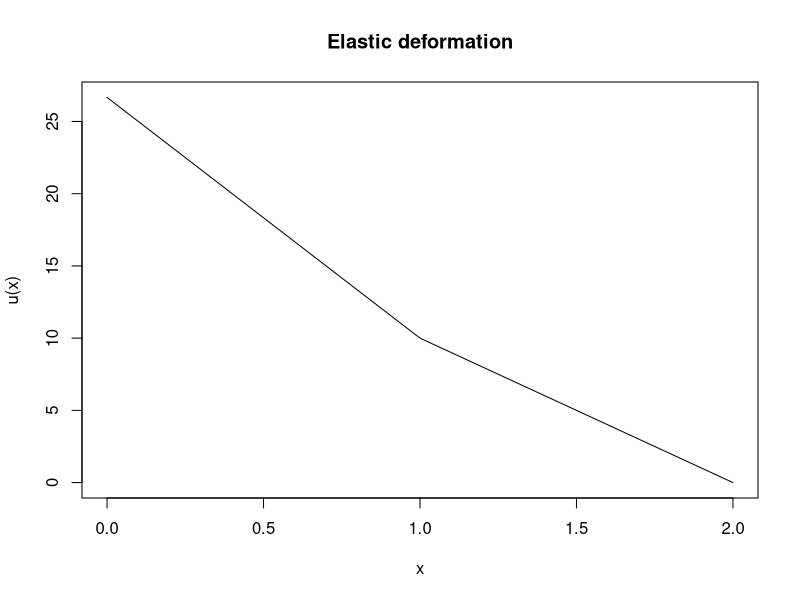

Recreate this plot in R.
# Finite Element Method
n <- 4

# returns x that e(x,i) is 1 (center)
xi <- function(i){
  return(2*i / n)
}

# base function
e <- function(x, i){
  if (xi(i - 1) < x && x <= xi(i)){
    return (n/2*x - i + 1)
  }
  else if (xi(i) < x && x <= xi(i+1)){
    return (-n/2*x + i + 1)
  }
  else {
    return (0)
  }
}


# derivative of e
ePrim <- function(x, i){
  if (xi(i-1) < x && x <= xi(i)){
    return (n/2)
  }
  else if (xi(i) < x && x < xi(i+1)){
    return (-n/2)
  }
  return (0)

}

# Gaussian quadrature 2 point
# https://en.wikipedia.org/wiki/Gaussian_quadrature
integrate <- function(f, a, b){
  h1 <- (b-a)/2
  h2 <- (b+a)/2
  return(h1 * (f(h1*(1/sqrt(3)) + h2) + f(h1*(-1/sqrt(3)) + h2)))
}

# Given function E
E <- function(x) {
  if (0 <= x && x <= 1) {
    return (3)
  } else if (1 < x && x <= 2){
    return (5)
  }
  return (0)
}

# Function to integrate
func_to_integrate <- function(i, j){
  return (function(x){
      return(E(x) * ePrim(x, i) * ePrim(x, j))
    }
  )
}

# B(u,v)...
# lower upper is the intersection of domain of base function and global domain
B <- function(i, j){
  if (abs(i- j) > 2) {
      integrated_result <- 0
  } else {
      if (i == j){
        lower <- max(0, xi(i-1))
        upper <- min(2, xi(i+1))
      } else {
        lower <- max(0, xi(min(i,j)))
        upper <- min(2, xi(max(i,j)))
      }
    integrated_result <- integrate(func_to_integrate(i,j), lower, upper)
  }

  return(E(0)*e(0, i)*e(0, j) - integrated_result)
}

# L(v)...
L <- function(i){
  return(10*E(0)*e(0, i))
}



solution <- function(){
  B_matrix <- matrix(nrow = n, ncol = n)
  for (i in 1:n){
    for (j in 1:n){
      B_matrix[i,j] <- B(j-1, i-1)
    }
  }

  L_vec <- vector(length = n)
  for (i in 1:n){
    L_vec[i] <- L(i-1)
  }

  ws <- solve(B_matrix, L_vec)

  result_function <- function(x, w = ws){
    linear_combination_vec <- vector(length = n)
    for (i in 1:n) {
      linear_combination_vec[i] <- w[i]*e(x, i-1)
    }
    return(sum(linear_combination_vec))
  }
  
  return (result_function)
}

plot_result <- function(){
  u_func <- solution()
  plot(seq(0, 2, length=200),
       mapply(u_func, seq(0, 2, length=200)),
       main = 'Elastic deformation',
       xlab='x',
       ylab='u(x)',
       type='l')
}

plot_result()
